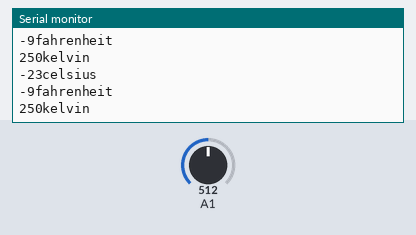
Bench run of a sketch on a simulated Arduino Uno, built with avr-gcc and run on an emulated ATmega328P. Parts: the last lines printed to the serial monitor. The test bench sets the inputs (shaded band); at power-on: A1 = 512.

Above: at 1.2 s.
1.3 s: A1 set to 424
At 2.2 s:
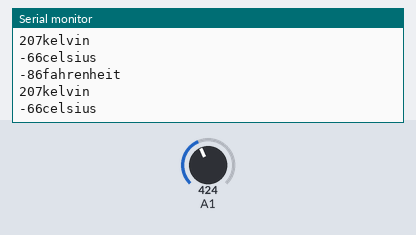
4.3 s: A1 set to 391
At 5.3 s:
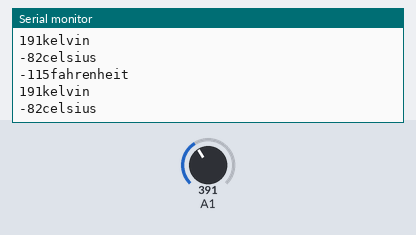
11.8 s: A1 set to 218
At 12.7 s:
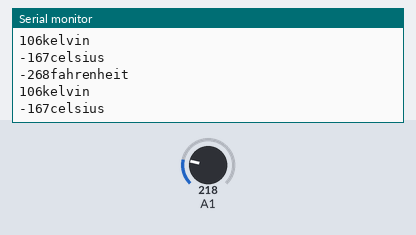
13.3 s: A1 set to 194
At 14.3 s:
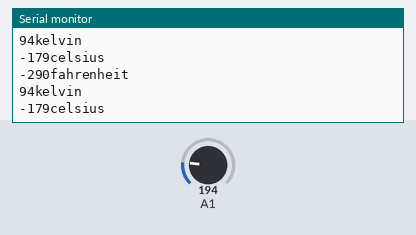
Timing chart, 0 to 16.3 s (numbered marks = the images above; inputs shaded):
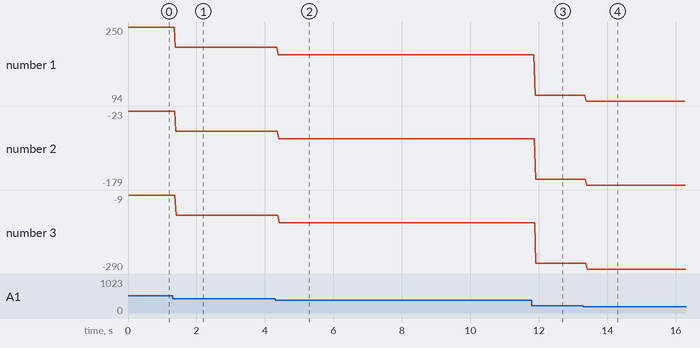

Measured:
- after the input at 1.3 s, the serial monitor: prints a new line after 0.09 s (image 1)
- after the input at 4.3 s, the serial monitor: prints a new line after 0.09 s (image 2)
- after the input at 11.8 s, the serial monitor: prints a new line after 0.09 s (image 3)
- after the input at 13.3 s, the serial monitor: prints a new line after 0.09 s (image 4)
- plotted number 1: 250 → 207 after the input at 1.3 s, 207 → 191 after the input at 4.3 s, 191 → 106 after the input at 11.8 s, 106 → 94 after the input at 13.3 s
- plotted number 2: -23 → -66 after the input at 1.3 s, -66 → -82 after the input at 4.3 s, -82 → -167 after the input at 11.8 s, -167 → -179 after the input at 13.3 s
- plotted number 3: -9 → -86 after the input at 1.3 s, -86 → -115 after the input at 4.3 s, -115 → -268 after the input at 11.8 s, -268 → -290 after the input at 13.3 s

The sketch:

temperature_sensor.ino
```cpp
int temp;
int kelvin;
int celsius;
int fahrenheit;
void setup()
{
 Serial.begin(9600);
 pinMode(A1,INPUT);
}
void loop()
{
  temp=analogRead(A1);
  kelvin=((float(temp)/1023)*5)*100;
  Serial.print(kelvin);
  Serial.println("kelvin");
  celsius=kelvin-273.15;
  fahrenheit=(celsius*1.8)+32;
  Serial.print(celsius);
  Serial.println("celsius");
  Serial.print(fahrenheit);
  Serial.println("fahrenheit");
}
```
